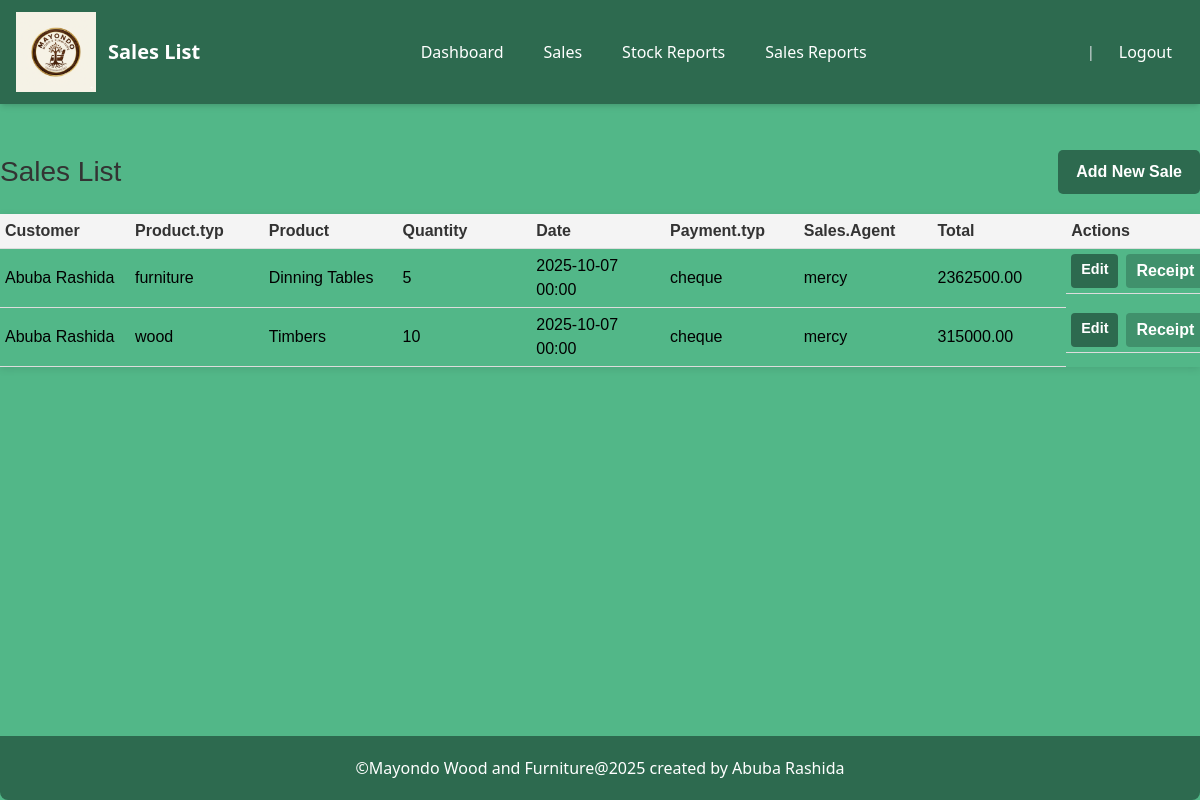
Before: /sales/ with the older database file.
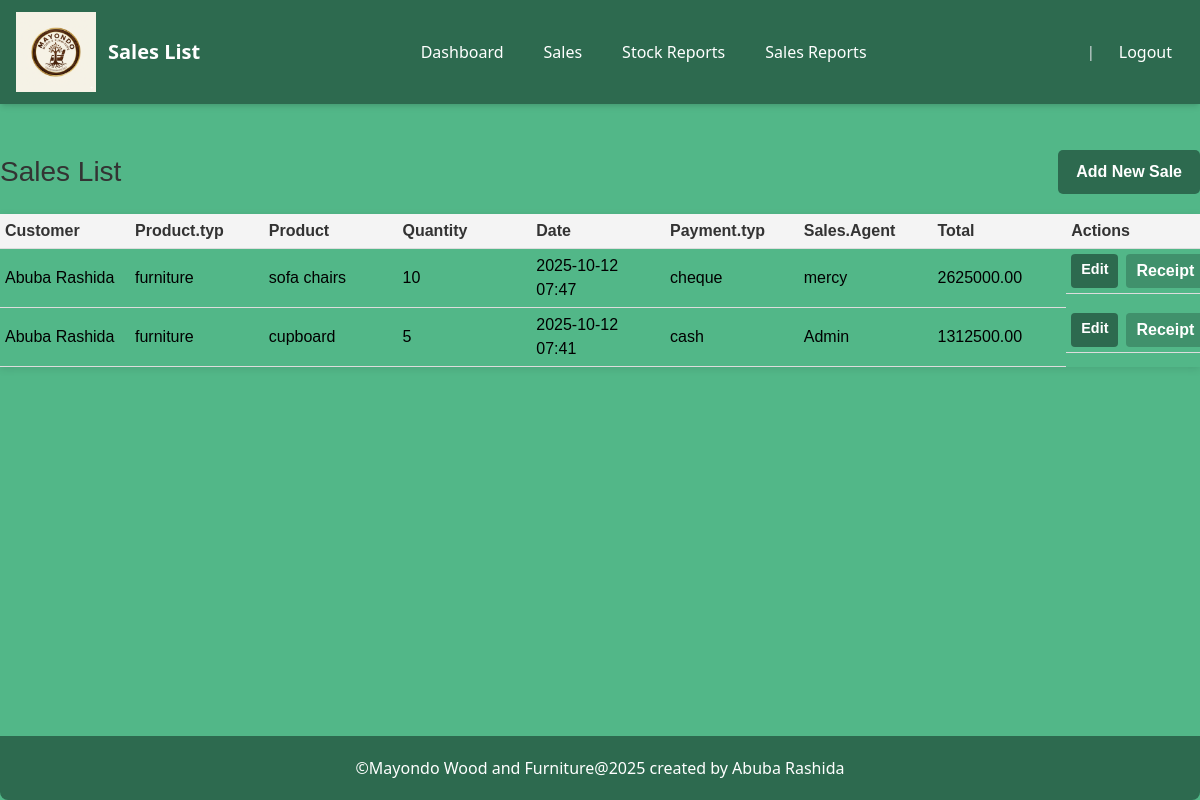
After: the same page with the newer database file.
### mayondo_app/models.py (models this page shows, shortened)
class Sale(models.Model):
    customer_name = models.CharField(max_length=255)
    product_type = models.CharField(max_length=100)
    product = models.ForeignKey("Product", on_delete=models.CASCADE)
    quantity = models.PositiveIntegerField()
    sale_date = models.DateTimeField(default=now)
    payment_type = models.CharField(
        max_length=20,
        choices=[
            ('cash', 'Cash'),
            ('cheque', 'Cheque'),
            ('bank_overdraft', 'Bank Overdraft'),
        ]
    )
    sales_agent = models.ForeignKey(CustomUser, on_delete=models.SET_NULL, null=True, blank=True)
    transport_included = models.BooleanField(default=False)
    total = models.DecimalField(max_digits=12, decimal_places=2, default=0)
    class Meta:
        ordering = ['-sale_date']

class Product(models.Model):
    PRODUCT_TYPES = [
        ('wood', 'Wood'),
        ('furniture', 'Furniture'),
    ]
    name = models.CharField(max_length=200)
    type = models.CharField(max_length=20, choices=PRODUCT_TYPES)
    supplier_name = models.CharField(max_length=200)
    cost_price = models.DecimalField(max_digits=10, decimal_places=2,default=0)
    product_price = models.DecimalField(max_digits=10, decimal_places=2, default=0)
    stock_quantity = models.PositiveIntegerField(default=0)
    quality = models.CharField(max_length=100, blank=True, null=True)
    color = models.CharField(max_length=100, blank=True, null=True)
    measurement = models.CharField(max_length=100, blank=True, null=True)
    date_added = models.DateTimeField(auto_now_add=True)
    class Meta:
        ordering = ['-date_added']

class CustomUser(AbstractUser):
      ROLES = [('user', 'User'),('admin', 'Admin'),('manager', 'Manager')]
      role = models.CharField(max_length=50, choices=ROLES, unique=False)
      def __str__(self):
        return self.username

### mayondo_app/views.py (the view)
# urls.py: path('sales/',sales_listpage, name='sales_listpage'),
def sales_listpage(request):
    sales = Sale.objects.all().order_by('-sale_date')
    return render(request, 'sales_list.html', {'sales': sales})

### mayondo_app/templates/sales_list.html (shortened to what this page needs)
 {% load static %}
 <!DOCTYPE html>
<html lang="en">
<head>
     <script src="https://cdn.tailwindcss.com"></script>
     <link rel="stylesheet" href="{% static 'css/style.css' %}" >
</head>
<body class="mt-10 bg-[#52B788]">
<nav class="fixed top-0 left-0 w-full bg-[#2D6A4F] text-white shadow-md z-50">
  <div class="max-w-7xl mx-auto px-4 py-3 flex justify-between items-center">
    <div class="flex items-center space-x-3 h-20">
           <img src="{% static 'images/logo.png' %}" alt="Mayondo Logo" class="h-20 w-20 object-contain">
      <h2 class="text-xl font-bold">Sales List</h2>
    </div>
    <div class="hidden md:flex space-x-4">
      <a href="{% url 'mayondo_app:dashboard' %}" class="px-3 py-2 rounded hover:bg-[#52B788] transition">
        Dashboard
      </a>
      <a href="{% url 'mayondo_app:sales_listpage' %}" class="px-3 py-2 rounded hover:bg-[#52B788] transition">
        Sales
      </a>
      <a href="{% url 'mayondo_app:stock_report' %}" class="px-3 py-2 rounded hover:bg-[#52B788] transition">
        Stock Reports
      </a>
      <a href="{% url 'mayondo_app:sales_report' %}" class="px-3 py-2 rounded hover:bg-[#52B788] transition">
        Sales Reports
      </a>
    </div>
    <div class="flex items-center space-x-3">
      <span class="text-sm text-gray-200">
         {{ user.username|title }} | {{ user.role|title }}
      </span>
      <a href="{% url 'mayondo_app:logout' %}" class="px-3 py-2 rounded text-white-300 hover:text-white hover:bg-[#52B788] transition">
        Logout
      </a>
    </div>
  </div>
</nav>
<div class="pt-20 px-4">
</div>
    <div class="sales-container">
    <div class="sales-header">
        <h1>Sales List</h1>
        <a href="{% url 'mayondo_app:sale_create' %}" class="btn-add-sale">Add New Sale</a>
    </div>
    <table class="sales-table">
        <thead>
            <tr>
                <th class="customer-column">Customer</th>
                <th class="product.tpy-column">Product.typ</th>
                <th class="product-column">Product</th>
                <th class="quantity-column">Quantity</th>
                <th class="date-column">Date</th>
                <th class="payment-column">Payment.typ</th>
                <th class="sales-column">Sales.Agent</th>
                <th class="total-column">Total</th>
                <th class="actions-column">Actions</th>
            </tr>
        </thead>
        <tbody>
            {% for s in sales %}
            <tr>
                <td>{{ s.customer_name }}</td>
                <td>{{ s.product.type }}</td>
                <td>{{ s.product.name }}</td>
                <td>{{ s.quantity }}</td>
                <td>{{ s.sale_date|date:"Y-m-d H:i" }}</td>
                <td>{{ s.payment_type }}</td>
                <td>{{ s.sales_agent }}</td>
                <td>{{ s.total }}</td>
                <td class="actions">
                <a href="{% url 'mayondo_app:sale_edit' s.pk %}" class="btn-edit">Edit</a>
                <a href="{% url 'mayondo_app:receipt' s.pk %}" class="btn-receipt">Receipt</a>
                </td>
            </tr>
            {% empty %}
            <tr>
                <td colspan="8" class="sales-empty">No sales yet.</td>
            </tr>
            {% endfor %}
        </tbody>
    </table>
</div>
 <footer style="Position: fixed; bottom: 0; left: 0; width: 100%;"><br>
      <p class="footer">&copy;Mayondo Wood and Furniture@2025 created by Abuba Rashida</p>
    </footer>
</body>
</html>

### mayondo_app/static/css/style.css (style rules this page uses)
.btn-edit, .btn-delete { padding: 6px 12px; border-radius: 6px; text-decoration: none; font-size: 0.9rem; }
.btn-edit { background-color: #10b981; color: white; margin-right: 6px; }
.sales-container { width: 100%; margin: 30px auto; font-family: Arial, sans-serif; }
.sales-header { display: flex; justify-content: space-between; align-items: center; margin-bottom: 20px; }
.sales-header h1 { font-size: 28px; color: #333; }
.btn-add-sale { text-decoration: none; background-color: #2d6a4f; color: white; padding: 10px 18px; border-radius: 5px; font-weight: bold; transition: background-color 0.3s; }
.sales-table { width: 100%; border-collapse: collapse; box-shadow: 0 2px 8px rgba(0, 0, 0, 0.1); table-layout: fixed; }
.sales-table .customer-column { width: 130px; }
.sales-table th, .sales-table td { padding: 5px; text-align: left; border-bottom: 1px solid #ddd; }
.sales-table th { background-color: #f4f4f4; color: #333; width: auto; padding: 5px; }
.sales-table tr { transition: background-color 0.3s ease; }
.sales-table td.actions { display: flex; gap: 2px; }
.sales-table td.actions a { padding: 5px 10px; border-radius: 4px; text-decoration: none; color: white; font-weight: bold; text-align: center; transition: background-color 0.3s; }
.btn-edit { background-color: #2d6a4f; }
.btn-receipt { background-color: #40916c; }
.footer { text-align: center; padding: 20px; background-color: #2d6a4f; color: #fff; border-radius: 0 0 8px 8px; }

Changed rows visible on the page:
removed Sale: customer_name "Abuba Rashida", product.type "furniture", product.name "Dinning Tables", quantity "5", sale_date "2025-10-07 00:00", payment_type "cheque", sales_agent "mercy", total "2362500.00"
removed Sale: customer_name "Abuba Rashida", product.type "wood", product.name "Timbers", quantity "10", sale_date "2025-10-07 00:00", payment_type "cheque", sales_agent "mercy", total "315000.00"
added Sale: customer_name "Abuba Rashida", product.type "furniture", product.name "sofa chairs", quantity "10", sale_date "2025-10-12 07:47", payment_type "cheque", sales_agent "mercy", total "2625000.00"
added Sale: customer_name "Abuba Rashida", product.type "furniture", product.name "cupboard", quantity "5", sale_date "2025-10-12 07:41", payment_type "cash", sales_agent "Admin", total "1312500.00"
